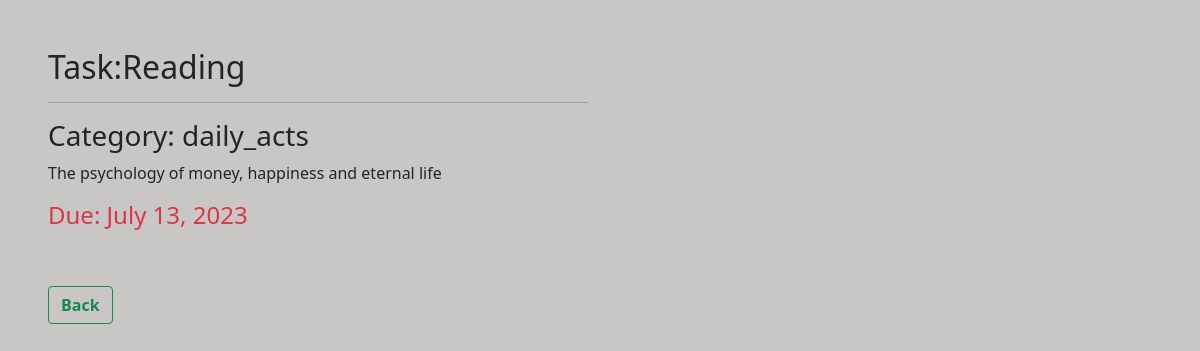
Screenshot of /in_details_/2/ (signed in) with the database file from the repository.
### apps/todos_app/models.py (models this page shows, shortened)
class TodoModel(models.Model):
    user=models.ForeignKey(User,on_delete=models.CASCADE)
    title = models.CharField(max_length=233)
    category = models.CharField(max_length=80, choices=categories, default='daily_acts')
    due_date = models.DateField(auto_now=True)
    description =models.TextField()
    is_completed = models.BooleanField(default=False)
    class Meta:
        ordering=('due_date',)

### apps/todos_app/views.py (the view)
# urls.py: path('in_details_/<int:pk>/',views.DetailedTask.as_view(),name='detailed_task'),
class DetailedTask(LoginRequiredMixin,DetailView):
    model=TodoModel
    template_name='todo/details.html'

### templates/todo/details.html (shortened to what this page needs)
{% load static%}
<!DOCTYPE html>
<html lang="en">
<head>
    <link rel="stylesheet" href="{% static 'css/bootstrap.css'%}">
    <link rel="stylesheet" href="{% static 'css/bootstrap.min.css'%}">
</head>
{%block content%}
<body style="background-color: #c9c6c6;">
    <div class="conntainer m-5">
        <div class="row">
         <div class="col-6">
          <h2>Task:{{object.title}}</h2>
          <hr>
          <h3>Category: {{object.category}}</h3>
          <p>{{object.description|safe}}</p>
          <h4 class="text-danger">Due: {{object.due_date}}</h4>
          <a href="{% url 'homepage'%}" class="btn btn-outline-success my-5"><span class="fw-bold">Back</span></a>
         </div>
        </div>
     </div>
</body>
{%endblock%}
</html>

### rows the page displays
TodoModel: title "Reading", category "daily_acts", description "The psychology of money, happiness and eternal life", due_date "July 13, 2023"
